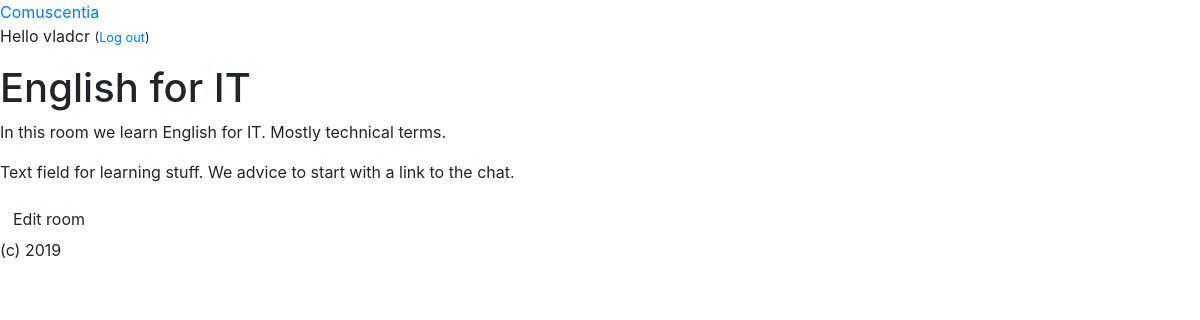
The app's page /room/3/ (signed in) with its own data.
### comuscentia/models.py (models this page shows, shortened)
class Room(models.Model):
	owner = models.ForeignKey(settings.AUTH_USER_MODEL, on_delete=models.CASCADE)
	title = models.CharField(max_length=200)
	created_date = models.DateTimeField(default=timezone.now)
	description = models.CharField(max_length=200)
	textblock = models.TextField(default="Text field for learning stuff. We advice to start with a link to the chat.")
	close = models.BooleanField(default=False) # if room is closed for new participants, don't show in search

### comuscentia/views.py (the view)
# urls.py: path('room/<int:pk>/', views.room, name='room'),
@login_required
def room(request, pk):
	room = get_object_or_404(Room, pk=pk)
	return render(request, 'comuscentia/room.html', {'room': room})

### comuscentia/templates/comuscentia/room.html
{% extends 'comuscentia/base.html' %}
{% block content %}
	<h1>{{ room.title }}</h1>
    <p>{{ room.description|linebreaksbr }}</p>
    <p>{{ room.textblock|linebreaksbr }}</p>
    {% if user.is_authenticated %}
    <a class="btn btn-default" href="{% url 'edit_room' pk=room.pk %}">Edit room</a>
    {% endif %}
{% endblock %}

### comuscentia/templates/comuscentia/base.html (shortened to what this page needs)
{% load static %}
<html>
    <head>
        <link rel="stylesheet" href="https://stackpath.bootstrapcdn.com/bootstrap/4.3.1/css/bootstrap.min.css">
        <link rel="stylesheet" href="{% static 'css/style.css' %}">
    </head>
	<body>
		<header>
			<a class="top-menu" href="/">Comuscentia</a>
            {% if user.is_authenticated %}
                <p class="top-menu">Hello {{ user.username }} <small>(<a href="{% url 'logout' %}">Log out</a>)</small></p>
            {% else %}
                <a href="{% url 'login' %}" class="top-menu">Login</a>
            {% endif %}
		</header>
		{% block content %}
        {% endblock %}
        <footer>
        	(c) 2019
        </footer>
	</body>
</html>

### records on screen
Room: title "English for IT", description "In this room we learn English for IT. Mostly technical terms.", textblock "Text field for learning stuff. We advice to start with a link to the chat."

### other values on screen
{{ user.username }} "vladcr"
